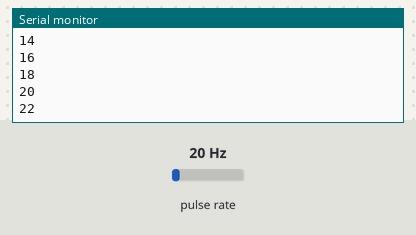
Recording of a sketch running on a simulated Arduino Uno, built with avr-gcc and run on an emulated ATmega328P. Shown: the last lines printed to the serial monitor. Wiring (inferred from the names in the program): pulse sensor: data pin 2. The test bench sets the inputs (shaded band); at power-on: pulse rate 20 Hz.

Above: at 1.2 s.
1.3 s: pulse rate (sensor on pin 2) set to 4 Hz
At 1.31 s:
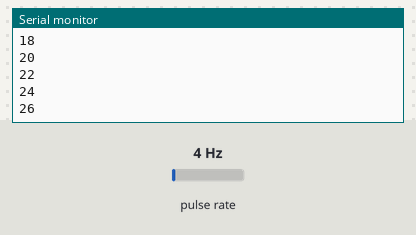
2.8 s: pulse rate (sensor on pin 2) set to 50 Hz
At 2.81 s:
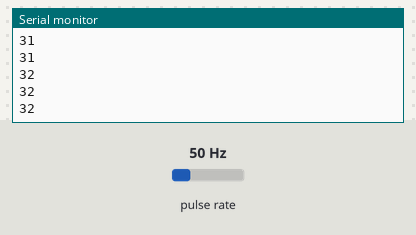
Timing chart, 0 to 5.8 s (numbered marks = the images above; inputs shaded):
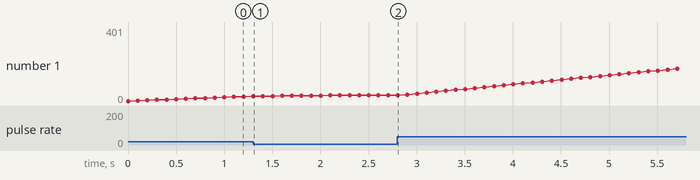

The sketch:

CALIBRACION_FLUJO.ino
```cpp
const int flowPin = 2;
volatile long pulse;

void setup() {
  pinMode(flowPin, INPUT);
  Serial.begin(115200);
  attachInterrupt(digitalPinToInterrupt(flowPin), increase, RISING);
}

void loop() {
  Serial.println(pulse);
  delay(100);
}

void increase() {
  pulse++;
}
```

Measured:
- plotted number 1: 32 → 401 after the input at 2.8 s
